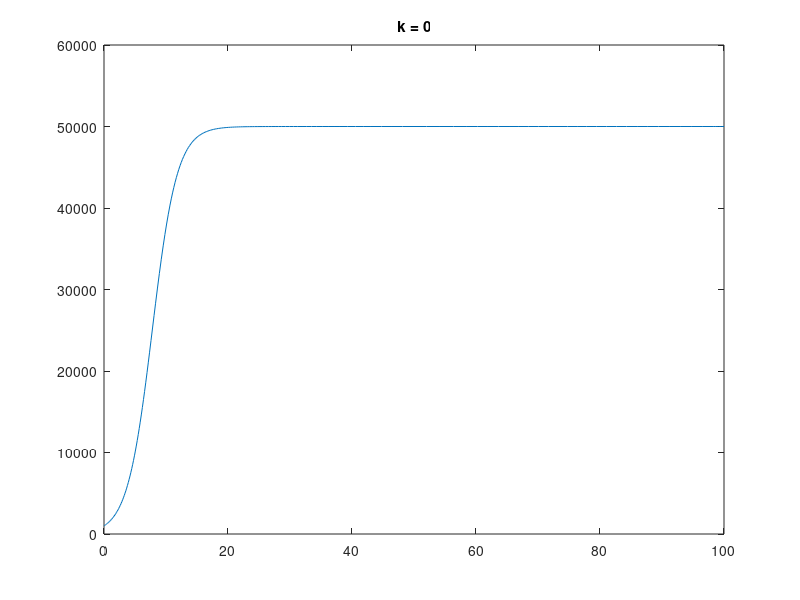
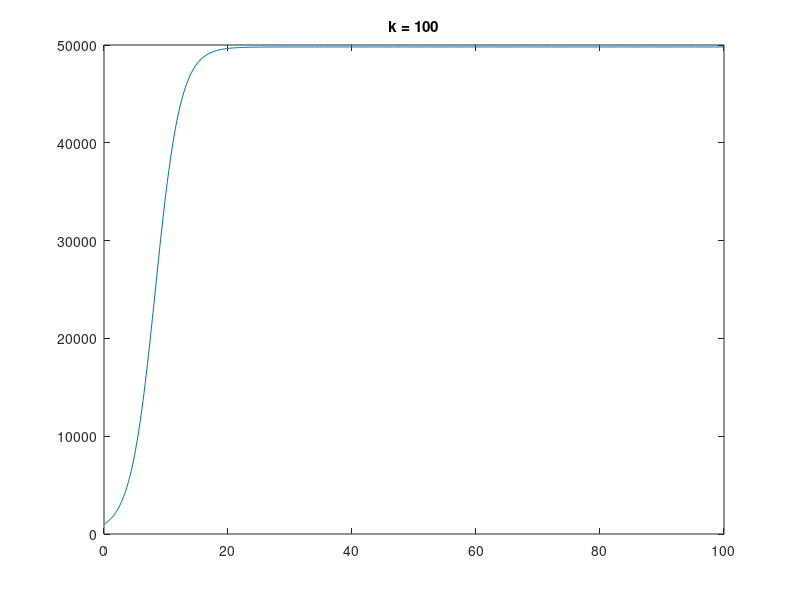
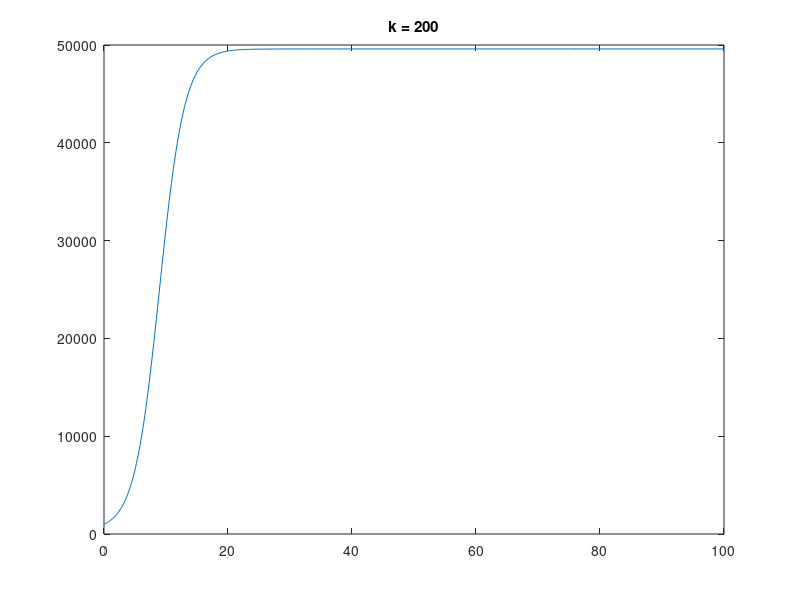
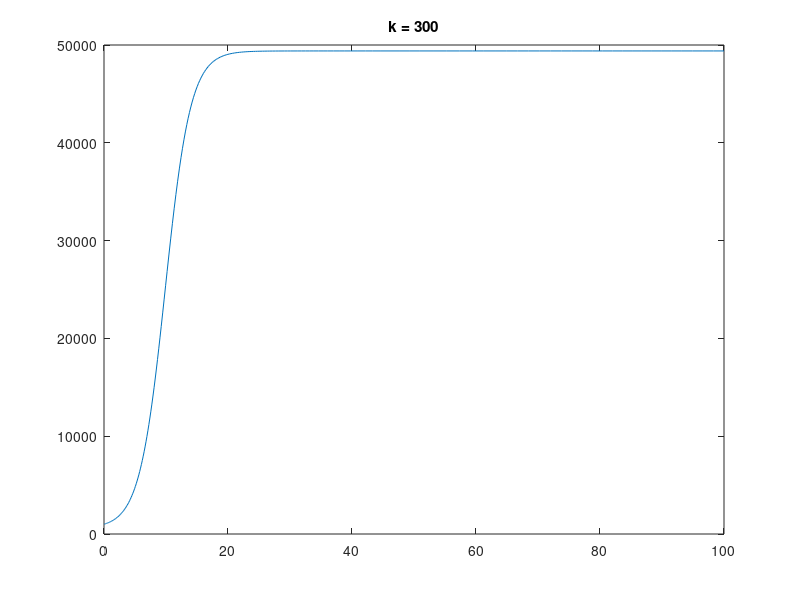

Here is the MATLAB script that generated these plots, in order:
% Matt McDade
% ANM 2 
% HW 5 Problem 1b

function hw_5_1b
    close all; clc;
    
    a = 0.5; b = 10^-5; 
    
    k = [0; 100; 200; 300; 400; 490];
    % for i = 1:numel(alphaVals)
    
    Pp = @(t, P) a*P - b*P.^2 - k;
    
    P0 = 1000;
    tspan = [0 100];
    tol = 1e-6;
    options = odeset('AbsTol',tol,'RelTol',tol);
    for i = 1:numel(k)
        clear title
        figure(i)
        Pp = @(t, P) a*P - b*P.^2 - k(i);
        [T, M] = ode45(Pp, tspan, P0, options);
        plot(T, M)
        title(['k = ', num2str(k(i))])
    end
    
    % I made a loop that simulated the population for different values of
    % k, only accepting cases where the population either never reached
    % 5000 (the max), or went negative. There was only 1 k value that
    % prevailed and that was 490
    
    % At k = 490, the population no longer goes up or down. 
    % One less at k = 489, the poplation rises and stays at the maximum of
    % 5000. One more at k = 490, and the population dips into the
    % negatives. 490 is perfect though
end
